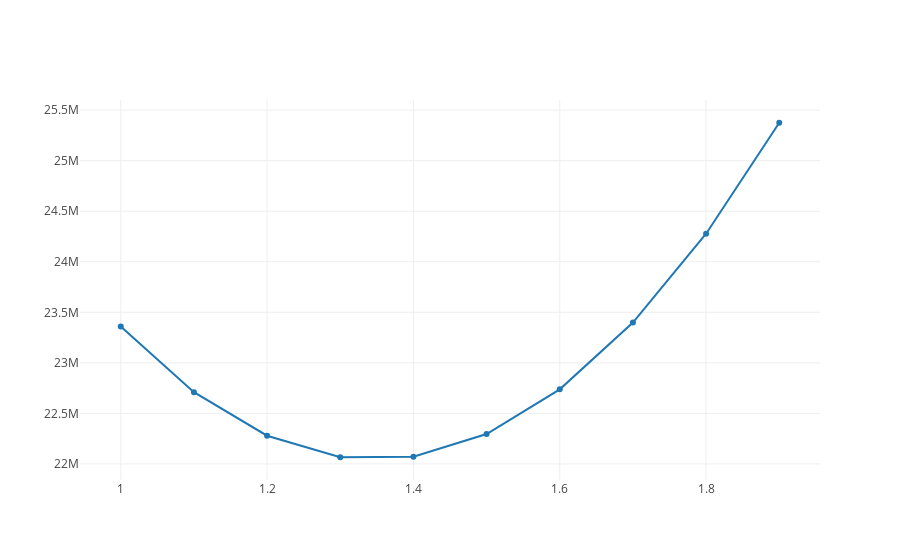

Notebook cell for this chart:
### Code cell
plot([rss_trace])

### Figure 1 — Plotly figure (JSON) as saved in the notebook; plotly's stock layout.template omitted (floating-point values rounded to 4 significant figures)
{"data": [{"mode": "line", "name": "data", "text": [], "x": [1, 1.1, 1.2, 1.3, 1.4, 1.5, 1.6, 1.7, 1.8, 1.9], "y": [23360000.0, 22710000.0, 22280000.0, 22070000.0, 22070000.0, 22300000.0, 22740000.0, 23400000.0, 24280000.0, 25380000.0]}], "layout": {}}
